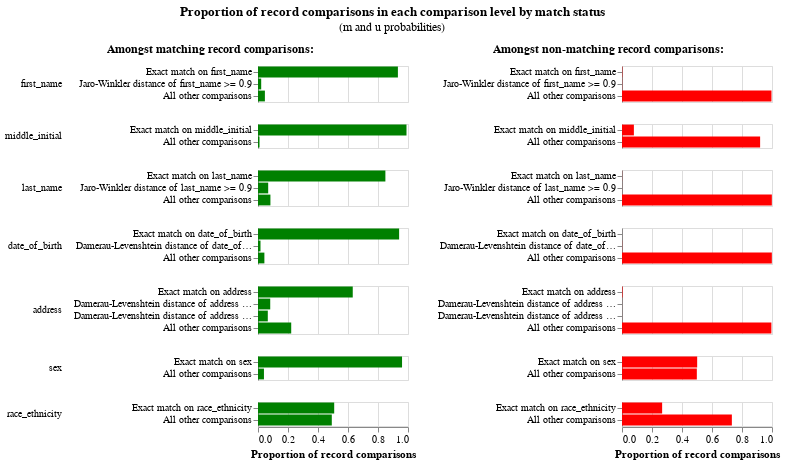

Notebook cell for this chart:
### Markdown cell above
As well as the match weights, which give us an idea of the overall effect of each comparison level, we can also look at the individual `u` and `m` parameter estimates, which tells us about the prevalence of coincidences and mistakes (for further details/explanation about this see [this article](https://www.robinlinacre.com/maths_of_fellegi_sunter/)). We might want to revise aspects of our model based on the information we ascertain here.

Note however that some of these values are very small, which is why the match weight chart is often more useful for getting a decent picture of things.

### Code cell
linker.visualisations.m_u_parameters_chart()

### Figure 1 — Vega-Lite specification as saved in the notebook (floating-point values rounded to 4 significant figures)
{"config": {"view": {"continuousWidth": 300, "continuousHeight": 300, "discreteHeight": 300, "discreteWidth": 400}, "header": {"title": null}, "title": {"anchor": "middle", "offset": 10}}, "hconcat": [{"mark": "bar", "encoding": {"color": {"value": "green"}, "row": {"field": "comparison_name", "header": {"labelAlign": "left", "labelAnchor": "middle", "labelAngle": 0}, "sort": {"field": "comparison_sort_order"}, "type": "nominal"}, "tooltip": [{"field": "comparison_name", "title": "Comparison name", "type": "nominal"}, {"field": "label_for_charts", "title": "Label", "type": "ordinal"}, {"field": "sql_condition", "title": "SQL condition", "type": "nominal"}, {"field": "m_probability", "format": ".10~g", "title": "M probability", "type": "quantitative"}, {"field": "u_probability", "format": ".10~g", "title": "U probability", "type": "quantitative"}, {"field": "bayes_factor", "format": ",.6f", "title": "Bayes factor = m/u", "type": "quantitative"}, {"field": "log2_bayes_factor", "format": ".4~g", "title": "Match weight = log2(m/u)", "type": "quantitative"}, {"field": "bayes_factor_description", "title": "Match weight description", "type": "nominal"}, {"field": "m_probability_description", "title": "m probability description", "type": "nominal"}, {"field": "u_probability_description", "title": "u probability description", "type": "nominal"}], "x": {"axis": {"title": "Proportion of record comparisons"}, "field": "m_probability", "type": "quantitative"}, "y": {"axis": {"title": null}, "field": "label_for_charts", "sort": {"field": "comparison_vector_value", "order": "descending"}, "type": "nominal"}}, "height": {"step": 12}, "resolve": {"scale": {"y": "independent"}}, "title": {"text": "Amongst matching record comparisons:", "fontSize": 12, "fontWeight": "bold"}, "transform": [{"filter": "(datum.bayes_factor != 'no-op filter due to vega lite issue 4680')"}], "width": 150}, {"mark": "bar", "encoding": {"color": {"value": "red"}, "row": {"field": "comparison_name", "header": {"labels": false}, "sort": {"field": "comparison_sort_order"}, "type": "nominal"}, "tooltip": [{"field": "comparison_name", "title": "Comparison name", "type": "nominal"}, {"field": "label_for_charts", "title": "Label", "type": "ordinal"}, {"field": "sql_condition", "title": "SQL condition", "type": "nominal"}, {"field": "m_probability", "format": ".10~g", "title": "M probability", "type": "quantitative"}, {"field": "u_probability", "format": ".10~g", "title": "U probability", "type": "quantitative"}, {"field": "bayes_factor", "format": ",.6f", "title": "Bayes factor = m/u", "type": "quantitative"}, {"field": "log2_bayes_factor", "format": ".4~g", "title": "Match weight = log2(m/u)", "type": "quantitative"}, {"field": "bayes_factor_description", "title": "Match weight description", "type": "nominal"}, {"field": "m_probability_description", "title": "m probability description", "type": "nominal"}, {"field": "u_probability_description", "title": "u probability description", "type": "nominal"}], "x": {"axis": {"title": "Proportion of record comparisons"}, "field": "u_probability", "type": "quantitative"}, "y": {"axis": {"title": null}, "field": "label_for_charts", "sort": {"field": "comparison_vector_value", "order": "descending"}, "type": "nominal"}}, "height": {"step": 12}, "resolve": {"scale": {"y": "independent"}}, "title": {"text": "Amongst non-matching record comparisons:", "fontSize": 12, "fontWeight": "bold"}, "transform": [{"filter": "(datum.bayes_factor != 'no-op filter2 due to vega lite issue 4680')"}], "width": 150}], "data": {"name": "data-390feeab2dbc92533f3bced7cc35a553"}, "title": {"text": "Proportion of record comparisons in each comparison level by match status", "subtitle": "(m and u probabilities)"}, "$schema": "https://vega.github.io/schema/vega-lite/v5.9.3.json", "datasets": {"data-390feeab2dbc92533f3bced7cc35a553": [{"comparison_name": "first_name", "sql_condition": "\"first_name_l\" = \"first_name_r\"", "label_for_charts": "Exact match on first_name", "m_probability": 0.9327, "u_probability": 0.002235, "m_probability_description": "Amongst matching record comparisons, 93.27% of records (i.e. one in 1.072) are in the exact match on first_name comparison level", "u_probability_description": "Amongst non-matching record comparisons, 0.2235% of records (i.e. one in 447) are in the exact match on first_name comparison level", "has_tf_adjustments": true, "tf_adjustment_column": "first_name", "tf_adjustment_weight": 1.0, "is_null_level": false, "bayes_factor": 417.3, "log2_bayes_factor": 8.705, "comparison_vector_value": 2, "max_comparison_vector_value": 2, "bayes_factor_description": "If comparison level is `exact match on first_name` then comparison is 417 times more likely to be a match", "probability_two_random_records_match": 4.654e-06, "comparison_sort_order": 0}, {"comparison_name": "first_name", "sql_condition": "jaro_winkler_similarity(\"first_name_l\", \"first_name_r\") >= 0.9", "label_for_charts": "Jaro-Winkler distance of first_name >= 0.9", "m_probability": 0.02135, "u_probability": 0.001298, "m_probability_description": "Amongst matching record comparisons, 2.135% of records (i.e. one in 46.84) are in the jaro-winkler distance of first_name >= 0.9 comparison level", "u_probability_description": "Amongst non-matching record comparisons, 0.1298% of records (i.e. one in 770) are in the jaro-winkler distance of first_name >= 0.9 comparison level", "has_tf_adjustments": false, "tf_adjustment_column": null, "tf_adjustment_weight": 1.0, "is_null_level": false, "bayes_factor": 16.45, "log2_bayes_factor": 4.04, "comparison_vector_value": 1, "max_comparison_vector_value": 2, "bayes_factor_description": "If comparison level is `jaro-winkler distance of first_name >= 0.9` then comparison is 16.45 times more likely to be a match", "probability_two_random_records_match": 4.654e-06, "comparison_sort_order": 0}, {"comparison_name": "first_name", "sql_condition": "ELSE", "label_for_charts": "All other comparisons", "m_probability": 0.04597, "u_probability": 0.9965, "m_probability_description": "Amongst matching record comparisons, 4.597% of records (i.e. one in 21.75) are in the all other comparisons comparison level", "u_probability_description": "Amongst non-matching record comparisons, 99.65% of records (i.e. one in 1.004) are in the all other comparisons comparison level", "has_tf_adjustments": false, "tf_adjustment_column": null, "tf_adjustment_weight": 1.0, "is_null_level": false, "bayes_factor": 0.04613, "log2_bayes_factor": -4.438, "comparison_vector_value": 0, "max_comparison_vector_value": 2, "bayes_factor_description": "If comparison level is `all other comparisons` then comparison is 21.68 times less likely to be a match", "probability_two_random_records_match": 4.654e-06, "comparison_sort_order": 0}, {"comparison_name": "middle_initial", "sql_condition": "\"middle_initial_l\" = \"middle_initial_r\"", "label_for_charts": "Exact match on middle_initial", "m_probability": 0.99, "u_probability": 0.07922, "m_probability_description": "Amongst matching record comparisons, 99% of records (i.e. one in 1.01) are in the exact match on middle_initial comparison level", "u_probability_description": "Amongst non-matching record comparisons, 7.922% of records (i.e. one in 12.62) are in the exact match on middle_initial comparison level", "has_tf_adjustments": true, "tf_adjustment_column": "middle_initial", "tf_adjustment_weight": 1.0, "is_null_level": false, "bayes_factor": 12.5, "log2_bayes_factor": 3.644, "comparison_vector_value": 1, "max_comparison_vector_value": 1, "bayes_factor_description": "If comparison level is `exact match on middle_initial` then comparison is 12.5 times more likely to be a match", "probability_two_random_records_match": 4.654e-06, "comparison_sort_order": 1}, {"comparison_name": "middle_initial", "sql_condition": "ELSE", "label_for_charts": "All other comparisons", "m_probability": 0.01001, "u_probability": 0.9208, "m_probability_description": "Amongst matching record comparisons, 1.001% of records (i.e. one in 99.94) are in the all other comparisons comparison level", "u_probability_description": "Amongst non-matching record comparisons, 92.08% of records (i.e. one in 1.086) are in the all other comparisons comparison level", "has_tf_adjustments": false, "tf_adjustment_column": null, "tf_adjustment_weight": 1.0, "is_null_level": false, "bayes_factor": 0.01087, "log2_bayes_factor": -6.524, "comparison_vector_value": 0, "max_comparison_vector_value": 1, "bayes_factor_description": "If comparison level is `all other comparisons` then comparison is 92.03 times less likely to be a match", "probability_two_random_records_match": 4.654e-06, "comparison_sort_order": 1}, {"comparison_name": "last_name", "sql_condition": "\"last_name_l\" = \"last_name_r\"", "label_for_charts": "Exact match on last_name", "m_probability": 0.8492, "u_probability": 0.0006776, "m_probability_description": "Amongst matching record comparisons, 84.92% of records (i.e. one in 1.178) are in the exact match on last_name comparison level", "u_probability_description": "Amongst non-matching record comparisons, 0.06776% of records (i.e. one in 1,476) are in the exact match on last_name comparison level", "has_tf_adjustments": true, "tf_adjustment_column": "last_name", "tf_adjustment_weight": 1.0, "is_null_level": false, "bayes_factor": 1253.0, "log2_bayes_factor": 10.29, "comparison_vector_value": 2, "max_comparison_vector_value": 2, "bayes_factor_description": "If comparison level is `exact match on last_name` then comparison is 1,253 times more likely to be a match", "probability_two_random_records_match": 4.654e-06, "comparison_sort_order": 2}, {"comparison_name": "last_name", "sql_condition": "jaro_winkler_similarity(\"last_name_l\", \"last_name_r\") >= 0.9", "label_for_charts": "Jaro-Winkler distance of last_name >= 0.9", "m_probability": 0.06797, "u_probability": 0.0003829, "m_probability_description": "Amongst matching record comparisons, 6.797% of records (i.e. one in 14.71) are in the jaro-winkler distance of last_name >= 0.9 comparison level", "u_probability_description": "Amongst non-matching record comparisons, 0.03829% of records (i.e. one in 2,611) are in the jaro-winkler distance of last_name >= 0.9 comparison level", "has_tf_adjustments": false, "tf_adjustment_column": null, "tf_adjustment_weight": 1.0, "is_null_level": false, "bayes_factor": 177.5, "log2_bayes_factor": 7.472, "comparison_vector_value": 1, "max_comparison_vector_value": 2, "bayes_factor_description": "If comparison level is `jaro-winkler distance of last_name >= 0.9` then comparison is 177 times more likely to be a match", "probability_two_random_records_match": 4.654e-06, "comparison_sort_order": 2}, {"comparison_name": "last_name", "sql_condition": "ELSE", "label_for_charts": "All other comparisons", "m_probability": 0.08278, "u_probability": 0.9989, "m_probability_description": "Amongst matching record comparisons, 8.278% of records (i.e. one in 12.08) are in the all other comparisons comparison level", "u_probability_description": "Amongst non-matching record comparisons, 99.89% of records (i.e. one in 1.001) are in the all other comparisons comparison level", "has_tf_adjustments": false, "tf_adjustment_column": null, "tf_adjustment_weight": 1.0, "is_null_level": false, "bayes_factor": 0.08287, "log2_bayes_factor": -3.593, "comparison_vector_value": 0, "max_comparison_vector_value": 2, "bayes_factor_description": "If comparison level is `all other comparisons` then comparison is 12.07 times less likely to be a match", "probability_two_random_records_match": 4.654e-06, "comparison_sort_order": 2}, {"comparison_name": "date_of_birth", "sql_condition": "\"date_of_birth_l\" = \"date_of_birth_r\"", "label_for_charts": "Exact match on date_of_birth", "m_probability": 0.9408, "u_probability": 0.0001032, "m_probability_description": "Amongst matching record comparisons, 94.08% of records (i.e. one in 1.063) are in the exact match on date_of_birth comparison level", "u_probability_description": "Amongst non-matching record comparisons, 0.01032% of records (i.e. one in 9,687) are in the exact match on date_of_birth comparison level", "has_tf_adjustments": false, "tf_adjustment_column": null, "tf_adjustment_weight": 1.0, "is_null_level": false, "bayes_factor": 9114.0, "log2_bayes_factor": 13.15, "comparison_vector_value": 2, "max_comparison_vector_value": 2, "bayes_factor_description": "If comparison level is `exact match on date_of_birth` then comparison is 9,114 times more likely to be a match", "probability_two_random_records_match": 4.654e-06, "comparison_sort_order": 3}, {"comparison_name": "date_of_birth", "sql_condition": "damerau_levenshtein(\"date_of_birth_l\", \"date_of_birth_r\") <= 1", "label_for_charts": "Damerau-Levenshtein distance of date_of_birth <= 1", "m_probability": 0.01665, "u_probability": 0.0009538, "m_probability_description": "Amongst matching record comparisons, 1.665% of records (i.e. one in 60.06) are in the damerau-levenshtein distance of date_of_birth <= 1 comparison level", "u_probability_description": "Amongst non-matching record comparisons, 0.09538% of records (i.e. one in 1,048) are in the damerau-levenshtein distance of date_of_birth <= 1 comparison level", "has_tf_adjustments": false, "tf_adjustment_column": null, "tf_adjustment_weight": 1.0, "is_null_level": false, "bayes_factor": 17.46, "log2_bayes_factor": 4.126, "comparison_vector_value": 1, "max_comparison_vector_value": 2, "bayes_factor_description": "If comparison level is `damerau-levenshtein distance of date_of_birth <= 1` then comparison is 17.46 times more likely to be a match", "probability_two_random_records_match": 4.654e-06, "comparison_sort_order": 3}, {"comparison_name": "date_of_birth", "sql_condition": "ELSE", "label_for_charts": "All other comparisons", "m_probability": 0.04258, "u_probability": 0.9989, "m_probability_description": "Amongst matching record comparisons, 4.258% of records (i.e. one in 23.49) are in the all other comparisons comparison level", "u_probability_description": "Amongst non-matching record comparisons, 99.89% of records (i.e. one in 1.001) are in the all other comparisons comparison level", "has_tf_adjustments": false, "tf_adjustment_column": null, "tf_adjustment_weight": 1.0, "is_null_level": false, "bayes_factor": 0.04262, "log2_bayes_factor": -4.552, "comparison_vector_value": 0, "max_comparison_vector_value": 2, "bayes_factor_description": "If comparison level is `all other comparisons` then comparison is 23.46 times less likely to be a match", "probability_two_random_records_match": 4.654e-06, "comparison_sort_order": 3}, {"comparison_name": "address", "sql_condition": "\"address_l\" = \"address_r\"", "label_for_charts": "Exact match on address", "m_probability": 0.6317, "u_probability": 0.003496, "m_probability_description": "Amongst matching record comparisons, 63.17% of records (i.e. one in 1.583) are in the exact match on address comparison level", "u_probability_description": "Amongst non-matching record comparisons, 0.3496% of records (i.e. one in 286) are in the exact match on address comparison level", "has_tf_adjustments": true, "tf_adjustment_column": "address", "tf_adjustment_weight": 1.0, "is_null_level": false, "bayes_factor": 180.7, "log2_bayes_factor": 7.497, "comparison_vector_value": 3, "max_comparison_vector_value": 3, "bayes_factor_description": "If comparison level is `exact match on address` then comparison is 181 times more likely to be a match", "probability_two_random_records_match": 4.654e-06, "comparison_sort_order": 4}, {"comparison_name": "address", "sql_condition": "damerau_levenshtein(\"address_l\", \"address_r\") <= 1", "label_for_charts": "Damerau-Levenshtein distance of address <= 1", "m_probability": 0.08155, "u_probability": 0.0002777, "m_probability_description": "Amongst matching record comparisons, 8.155% of records (i.e. one in 12.26) are in the damerau-levenshtein distance of address <= 1 comparison level", "u_probability_description": "Amongst non-matching record comparisons, 0.02777% of records (i.e. one in 3,601) are in the damerau-levenshtein distance of address <= 1 comparison level", "has_tf_adjustments": false, "tf_adjustment_column": null, "tf_adjustment_weight": 1.0, "is_null_level": false, "bayes_factor": 293.6, "log2_bayes_factor": 8.198, "comparison_vector_value": 2, "max_comparison_vector_value": 3, "bayes_factor_description": "If comparison level is `damerau-levenshtein distance of address <= 1` then comparison is 294 times more likely to be a match", "probability_two_random_records_match": 4.654e-06, "comparison_sort_order": 4}, {"comparison_name": "address", "sql_condition": "damerau_levenshtein(\"address_l\", \"address_r\") <= 2", "label_for_charts": "Damerau-Levenshtein distance of address <= 2", "m_probability": 0.06533, "u_probability": 0.0002922, "m_probability_description": "Amongst matching record comparisons, 6.533% of records (i.e. one in 15.31) are in the damerau-levenshtein distance of address <= 2 comparison level", "u_probability_description": "Amongst non-matching record comparisons, 0.02922% of records (i.e. one in 3,423) are in the damerau-levenshtein distance of address <= 2 comparison level", "has_tf_adjustments": false, "tf_adjustment_column": null, "tf_adjustment_weight": 1.0, "is_null_level": false, "bayes_factor": 223.6, "log2_bayes_factor": 7.805, "comparison_vector_value": 1, "max_comparison_vector_value": 3, "bayes_factor_description": "If comparison level is `damerau-levenshtein distance of address <= 2` then comparison is 224 times more likely to be a match", "probability_two_random_records_match": 4.654e-06, "comparison_sort_order": 4}, {"comparison_name": "address", "sql_condition": "ELSE", "label_for_charts": "All other comparisons", "m_probability": 0.2215, "u_probability": 0.9959, "m_probability_description": "Amongst matching record comparisons, 22.15% of records (i.e. one in 4.516) are in the all other comparisons comparison level", "u_probability_description": "Amongst non-matching record comparisons, 99.59% of records (i.e. one in 1.004) are in the all other comparisons comparison level", "has_tf_adjustments": false, "tf_adjustment_column": null, "tf_adjustment_weight": 1.0, "is_null_level": false, "bayes_factor": 0.2224, "log2_bayes_factor": -2.169, "comparison_vector_value": 0, "max_comparison_vector_value": 3, "bayes_factor_description": "If comparison level is `all other comparisons` then comparison is 4.497 times less likely to be a match", "probability_two_random_records_match": 4.654e-06, "comparison_sort_order": 4}, {"comparison_name": "sex", "sql_condition": "\"sex_l\" = \"sex_r\"", "label_for_charts": "Exact match on sex", "m_probability": 0.9603, "u_probability": 0.5011, "m_probability_description": "Amongst matching record comparisons, 96.03% of records (i.e. one in 1.041) are in the exact match on sex comparison level", "u_probability_description": "Amongst non-matching record comparisons, 50.11% of records (i.e. one in 1.996) are in the exact match on sex comparison level", "has_tf_adjustments": false, "tf_adjustment_column": null, "tf_adjustment_weight": 1.0, "is_null_level": false, "bayes_factor": 1.916, "log2_bayes_factor": 0.9384, "comparison_vector_value": 1, "max_comparison_vector_value": 1, "bayes_factor_description": "If comparison level is `exact match on sex` then comparison is 1.916 times more likely to be a match", "probability_two_random_records_match": 4.654e-06, "comparison_sort_order": 5}, {"comparison_name": "sex", "sql_condition": "ELSE", "label_for_charts": "All other comparisons", "m_probability": 0.0397, "u_probability": 0.4989, "m_probability_description": "Amongst matching record comparisons, 3.97% of records (i.e. one in 25.19) are in the all other comparisons comparison level", "u_probability_description": "Amongst non-matching record comparisons, 49.89% of records (i.e. one in 2.004) are in the all other comparisons comparison level", "has_tf_adjustments": false, "tf_adjustment_column": null, "tf_adjustment_weight": 1.0, "is_null_level": false, "bayes_factor": 0.07957, "log2_bayes_factor": -3.652, "comparison_vector_value": 0, "max_comparison_vector_value": 1, "bayes_factor_description": "If comparison level is `all other comparisons` then comparison is 12.57 times less likely to be a match", "probability_two_random_records_match": 4.654e-06, "comparison_sort_order": 5}, {"comparison_name": "race_ethnicity", "sql_condition": "\"race_ethnicity_l\" = \"race_ethnicity_r\"", "label_for_charts": "Exact match on race_ethnicity", "m_probability": 0.508, "u_probability": 0.2676, "m_probability_description": "Amongst matching record comparisons, 50.8% of records (i.e. one in 1.968) are in the exact match on race_ethnicity comparison level", "u_probability_description": "Amongst non-matching record comparisons, 26.76% of records (i.e. one in 3.737) are in the exact match on race_ethnicity comparison level", "has_tf_adjustments": true, "tf_adjustment_column": "race_ethnicity", "tf_adjustment_weight": 1.0, "is_null_level": false, "bayes_factor": 1.898, "log2_bayes_factor": 0.9248, "comparison_vector_value": 1, "max_comparison_vector_value": 1, "bayes_factor_description": "If comparison level is `exact match on race_ethnicity` then comparison is 1.898 times more likely to be a match", "probability_two_random_records_match": 4.654e-06, "comparison_sort_order": 6}, {"comparison_name": "race_ethnicity", "sql_condition": "ELSE", "label_for_charts": "All other comparisons", "m_probability": 0.492, "u_probability": 0.7324, "m_probability_description": "Amongst matching record comparisons, 49.2% of records (i.e. one in 2.033) are in the all other comparisons comparison level", "u_probability_description": "Amongst non-matching record comparisons, 73.24% of records (i.e. one in 1.365) are in the all other comparisons comparison level", "has_tf_adjustments": false, "tf_adjustment_column": null, "tf_adjustment_weight": 1.0, "is_null_level": false, "bayes_factor": 0.6717, "log2_bayes_factor": -0.574, "comparison_vector_value": 0, "max_comparison_vector_value": 1, "bayes_factor_description": "If comparison level is `all other comparisons` then comparison is 1.489 times less likely to be a match", "probability_two_random_records_match": 4.654e-06, "comparison_sort_order": 6}]}}
